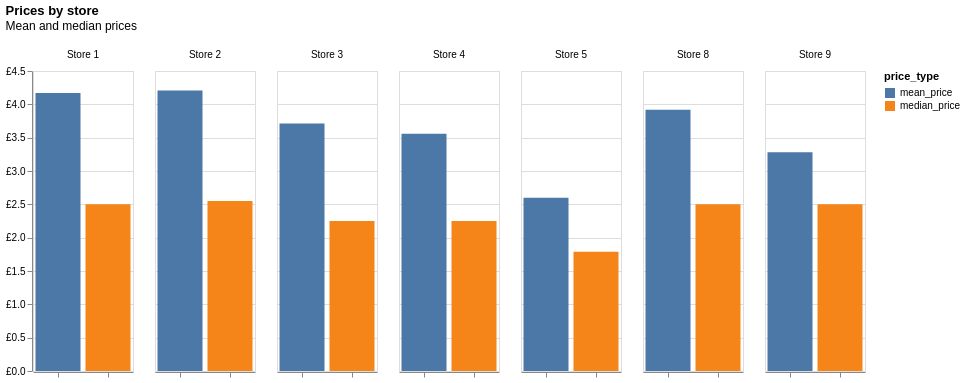

Write notebook code for a chart like this one.
### Code cell
# Prepare data for grouped bar chart
median_prices_melted = median_prices.melt(id_vars='store_id', value_vars=['median_price', 'mean_price'], var_name='price_type', value_name='price')
median_prices_melted['store_id'] = "Store " + median_prices_melted['store_id'].astype(str)

# Plot grouped bar chart
alt.Chart(median_prices_melted).mark_bar().encode(
    column=alt.Column('store_id', title=''),
    x=alt.X('price_type', title='', axis=alt.Axis(labels=False)),
    y=alt.Y('price', title='', axis={"labelExpr": "'£' + datum.label", "labelOverlap": False}),
    color='price_type'
).properties(
    title = {
        'text': "Prices by store",
        'subtitle': ["Mean and median prices", ""]
    },
    width=100
)

### Figure 1 — Vega-Lite specification as saved in the notebook (floating-point values rounded to 4 significant figures)
{"config": {"view": {"continuousWidth": 300, "continuousHeight": 300}}, "data": {"name": "data-a00c4ba85ef368c6d26272c95cee0e4d"}, "mark": {"type": "bar"}, "encoding": {"color": {"field": "price_type", "type": "nominal"}, "column": {"field": "store_id", "title": "", "type": "nominal"}, "x": {"axis": {"labels": false}, "field": "price_type", "title": "", "type": "nominal"}, "y": {"axis": {"labelExpr": "'£' + datum.label", "labelOverlap": false}, "field": "price", "title": "", "type": "quantitative"}}, "title": {"text": "Prices by store", "subtitle": ["Mean and median prices", ""]}, "width": 100, "$schema": "https://vega.github.io/schema/vega-lite/v6.1.0.json", "datasets": {"data-a00c4ba85ef368c6d26272c95cee0e4d": [{"store_id": "Store 1", "price_type": "median_price", "price": 2.5}, {"store_id": "Store 2", "price_type": "median_price", "price": 2.55}, {"store_id": "Store 3", "price_type": "median_price", "price": 2.25}, {"store_id": "Store 4", "price_type": "median_price", "price": 2.25}, {"store_id": "Store 5", "price_type": "median_price", "price": 1.79}, {"store_id": "Store 8", "price_type": "median_price", "price": 2.5}, {"store_id": "Store 9", "price_type": "median_price", "price": 2.5}, {"store_id": "Store 1", "price_type": "mean_price", "price": 4.17}, {"store_id": "Store 2", "price_type": "mean_price", "price": 4.206}, {"store_id": "Store 3", "price_type": "mean_price", "price": 3.714}, {"store_id": "Store 4", "price_type": "mean_price", "price": 3.559}, {"store_id": "Store 5", "price_type": "mean_price", "price": 2.598}, {"store_id": "Store 8", "price_type": "mean_price", "price": 3.92}, {"store_id": "Store 9", "price_type": "mean_price", "price": 3.282}]}}
